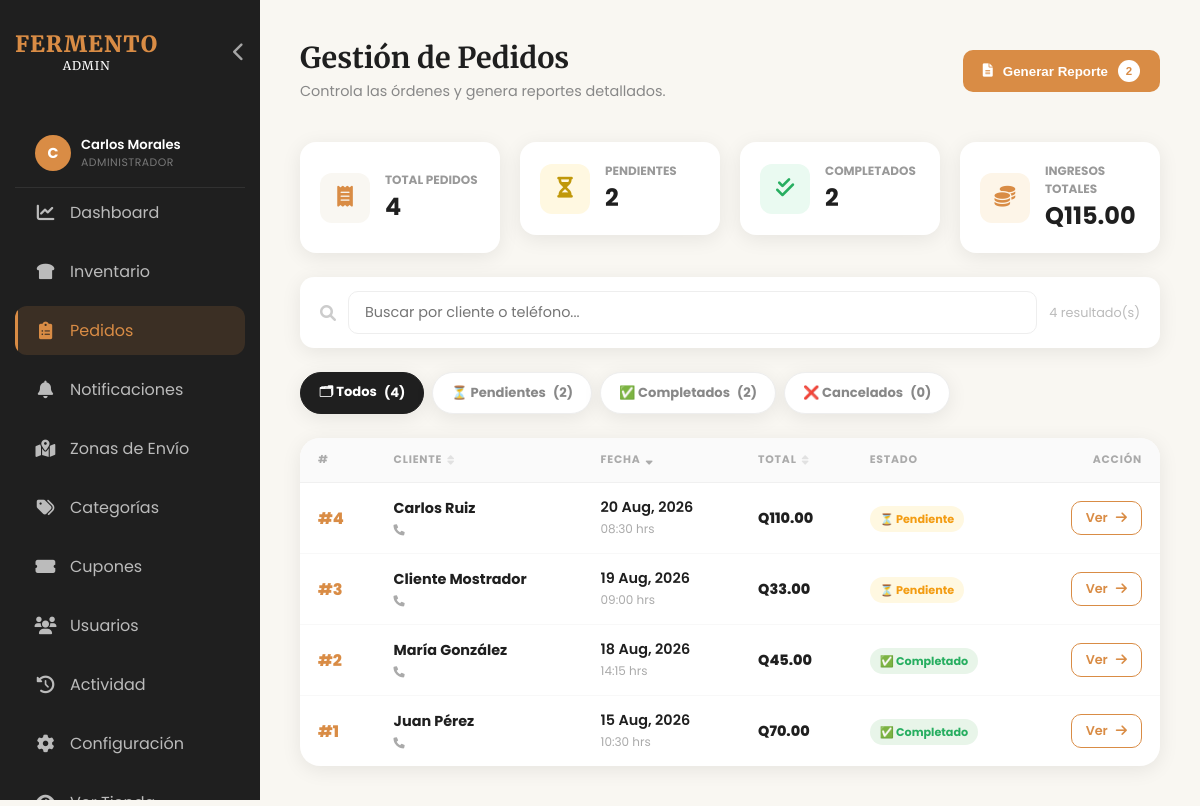
Page /admin/pedidos.php (signed in) on the committed database.
### tables this page shows
CREATE TABLE `pedidos` (
  `id`                      INT(11)       NOT NULL AUTO_INCREMENT,
  `usuario_id`              INT(11)       DEFAULT NULL,
  `nombre_cliente`          VARCHAR(100)  DEFAULT NULL,
  `direccion_envio`         TEXT          DEFAULT NULL,
  `telefono`                VARCHAR(20)   DEFAULT NULL,
  `total`                   DECIMAL(10,2) NOT NULL,
  `estado`                  VARCHAR(20)   DEFAULT 'pendiente',
  `fecha`                   DATETIME      DEFAULT CURRENT_TIMESTAMP,
  `notas`                   TEXT          DEFAULT NULL,
  `subtotal`                DECIMAL(10,2) DEFAULT 0.00,
  `costo_envio`             DECIMAL(10,2) DEFAULT 0.00,
  `descuento`               DECIMAL(10,2) DEFAULT 0.00,
  `zona_envio_id`           INT(11)       DEFAULT NULL,
  `cupon_id`                INT(11)       DEFAULT NULL,
  `cupon_codigo`            VARCHAR(50)   DEFAULT NULL,
  `metodo_contacto`         VARCHAR(20)   DEFAULT 'normal',
  `fecha_envio_programada`  DATE          DEFAULT NULL COMMENT 'Fecha elegida por el cliente para recibir el pedido',
  `hora_envio_programada`   TIME          DEFAULT NULL COMMENT 'Hora elegida por el cliente para recibir el pedido',
  PRIMARY KEY (`id`)
);

### admin/pedidos.php (the view, shortened to what this page needs)
<?php
require '../includes/db.php';
include 'includes/admin_header.php';
include 'includes/admin_nav.php';
$fEstado = $_GET['estado'] ?? 'todos';
$search  = trim($_GET['buscar'] ?? '');
$sortCols    = ['fecha' => 'fecha', 'total' => 'total', 'cliente' => 'nombre_cliente'];
$sortBy      = isset($_GET['sort']) && array_key_exists($_GET['sort'], $sortCols) ? $_GET['sort'] : 'fecha';
$sortDir     = (isset($_GET['dir']) && $_GET['dir'] === 'asc') ? 'ASC' : 'DESC';
$sortDirNext = ($sortDir === 'DESC') ? 'asc' : 'desc';
$sortCol     = $sortCols[$sortBy];
$perPage  = 20;
$page     = max(1, (int)($_GET['pag'] ?? 1));
$offset   = ($page - 1) * $perPage;
$params = []; $where = [];
$whereSQL = $where ? 'WHERE '.implode(' AND ',$where) : '';
$stmt = $pdo->prepare("SELECT * FROM pedidos $whereSQL ORDER BY $sortCol $sortDir LIMIT $perPage OFFSET $offset");
$stmt->execute($params);
$pedidos = $stmt->fetchAll(PDO::FETCH_ASSOC);
$totalP         = $pdo->query("SELECT COUNT(*) FROM pedidos")->fetchColumn();
$pendiente      = $pdo->query("SELECT COUNT(*) FROM pedidos WHERE estado='pendiente'")->fetchColumn();
$completo       = $pdo->query("SELECT COUNT(*) FROM pedidos WHERE estado='completado'")->fetchColumn();
$cancelado      = $pdo->query("SELECT COUNT(*) FROM pedidos WHERE estado='cancelado'")->fetchColumn();
$ventasTot      = $pdo->query("SELECT COALESCE(SUM(total),0) FROM pedidos WHERE estado='completado'")->fetchColumn();
$pedsPendientes = (int)$pendiente;
function estadoBadge($e) {
    $map = [
        'pendiente'             => ['badge-pending', '⏳ Pendiente'],
        'preparando'            => ['badge-pending', '🧑‍🍳 Preparando'],
        'en_camino'             => ['badge-pending', '🚚 En Camino'],
        'entregado'             => ['badge-success', '📦 Entregado'],
        'completado'            => ['badge-success', '✅ Completado'],
        'cancelado'             => ['badge-danger',  '❌ Cancelado'],
        'pendiente_confirmacion'=> ['badge-pending', '🔄 Por Confirmar']
    ];
    $d = $map[strtolower($e)] ?? ['badge-pending',$e];
    return "<span class=\"badge {$d[0]}\">{$d[1]}</span>";
}
?>
<div class="page-header">
    <div class="page-title">
        <h1>Gestión de Pedidos</h1>
        <p>Controla las órdenes y genera reportes detallados.</p>
    </div>
    <button onclick="abrirSelector()" class="btn-new" style="gap:10px;">
        <i class="fas fa-file-alt"></i> Generar Reporte
        <?php if($pedsPendientes > 0): ?>
        <span style="background:white;color:var(--accent-toast);border-radius:50%;width:22px;height:22px;font-size:.72rem;display:flex;align-items:center;justify-content:center;font-weight:800;"><?php echo $pedsPendientes; ?></span>
        <?php endif; ?>
    </button>
</div>
<div class="kpi-grid" style="grid-template-columns:repeat(auto-fit,minmax(185px,1fr));margin-bottom:24px;">
    <div class="kpi-card">
        <div class="kpi-icon"><i class="fas fa-receipt"></i></div>
        <div class="kpi-info"><h3>Total Pedidos</h3><p><?php echo $totalP; ?></p></div>
    </div>
    <a href="pedidos.php?estado=pendiente" style="text-decoration:none;color:inherit;">
        <div class="kpi-card" style="<?php echo $fEstado==='pendiente'?'border:2px solid #f1c40f;':'' ?>">
            <div class="kpi-icon" style="color:#c0980a;background:#fff8e1;"><i class="fas fa-hourglass-half"></i></div>
            <div class="kpi-info"><h3>Pendientes</h3><p><?php echo $pendiente; ?></p></div>
        </div>
    </a>
    <a href="pedidos.php?estado=completado" style="text-decoration:none;color:inherit;">
        <div class="kpi-card" style="<?php echo $fEstado==='completado'?'border:2px solid #27ae60;':'' ?>">
            <div class="kpi-icon" style="color:#27ae60;background:#eafaf1;"><i class="fas fa-check-double"></i></div>
            <div class="kpi-info"><h3>Completados</h3><p><?php echo $completo; ?></p></div>
        </div>
    </a>
    <div class="kpi-card">
        <div class="kpi-icon" style="color:#D98C45;background:#fdf5e8;"><i class="fas fa-coins"></i></div>
        <div class="kpi-info"><h3>Ingresos Totales</h3><p>Q<?php echo number_format($ventasTot,2); ?></p></div>
    </div>
</div>
<div class="orders-topbar">
    <form method="GET" style="display:contents;">
        <i class="fas fa-search" style="color:#ccc;"></i>
        <input type="text" name="buscar" value="<?php echo htmlspecialchars($search); ?>"
               class="search-input" placeholder="Buscar por cliente o teléfono..."
               oninput="this.form.submit()">
    </form>
    <span style="font-size:.8rem;color:#bbb;"><?php echo count($pedidos); ?> resultado(s)</span>
</div>
<div class="state-tabs">
    <?php $tabs=['todos'=>['🗂','Todos',"($totalP)",''],'pendiente'=>['⏳','Pendientes',"($pendiente)",'active-pend'],'completado'=>['✅','Completados',"($completo)",'active-comp'],'cancelado'=>['❌','Cancelados',"($cancelado)",'active-canc']];
    foreach($tabs as $val=>[$icon,$label,$count,$ac]):
        $cls=($fEstado===$val)?'active-tab '.$ac:''; ?>
    <a href="pedidos.php?estado=<?php echo $val; ?>&buscar=<?php echo urlencode($search); ?>" class="state-tab <?php echo $cls; ?>">
        <?php echo $icon.' '.$label; ?> <span><?php echo $count; ?></span>
    </a>
    <?php endforeach; ?>
</div>
<div class="orders-card">
    <table>
        <thead>
            <tr>
                <th>#</th>
                <?php
                    function sortUrl($col, $sortBy, $sortDirNext, $fEstado, $search) {
                        $dir = ($sortBy === $col) ? $sortDirNext : 'desc';
                        return "pedidos.php?estado=$fEstado&buscar=".urlencode($search)."&sort=$col&dir=$dir";
                    }
                    function sortIcon($col, $sortBy, $sortDir) {
                        if ($sortBy !== $col) return '<i class="fas fa-sort" style="opacity:0.3"></i>';
                        return $sortDir === 'ASC' ? '<i class="fas fa-sort-up"></i>' : '<i class="fas fa-sort-down"></i>';
                    }
                ?>
                <th>
                    <a href="<?php echo sortUrl('cliente', $sortBy, $sortDirNext, $fEstado, $search); ?>" style="color:inherit;text-decoration:none;display:flex;align-items:center;gap:5px;">
                        Cliente <?php echo sortIcon('cliente', $sortBy, $sortDir); ?>
                    </a>
                </th>
                <th>
                    <a href="<?php echo sortUrl('fecha', $sortBy, $sortDirNext, $fEstado, $search); ?>" style="color:inherit;text-decoration:none;display:flex;align-items:center;gap:5px;">
                        Fecha <?php echo sortIcon('fecha', $sortBy, $sortDir); ?>
                    </a>
                </th>
                <th>
                    <a href="<?php echo sortUrl('total', $sortBy, $sortDirNext, $fEstado, $search); ?>" style="color:inherit;text-decoration:none;display:flex;align-items:center;gap:5px;">
                        Total <?php echo sortIcon('total', $sortBy, $sortDir); ?>
                    </a>
                </th>
                <th>Estado</th>
                <th style="text-align:right;">Acción</th>
            </tr>
        </thead>
        <tbody>
        <?php if(empty($pedidos)): ?>
            <tr><td colspan="6" style="text-align:center;padding:80px;color:#ccc;">
                <i class="fas fa-inbox" style="font-size:2.5rem;display:block;margin-bottom:12px;"></i>
                No hay pedidos en esta sección.
            </td></tr>
        <?php else: foreach($pedidos as $p): ?>
            <tr style="cursor:pointer;" onclick="location.href='ver_pedido.php?id=<?php echo $p['id']; ?>'">
                <td data-label="Orden"><span class="order-num">#<?php echo $p['id']; ?></span></td>
                <td data-label="Cliente">
                    <div class="client-name"><?php echo htmlspecialchars($p['nombre_cliente']); ?></div>
                    <div class="client-tel" style="display:flex; align-items:center; gap:8px;">
                        <span><i class="fas fa-phone" style="font-size:.7rem;"></i> <?php echo htmlspecialchars($p['telefono']); ?></span>
                    </div>
                </td>
                <td data-label="Fecha">
                    <div style="font-weight:600;"><?php echo date('d M, Y', strtotime($p['fecha'])); ?></div>
                    <small style="color:#aaa;"><?php echo date('H:i', strtotime($p['fecha'])); ?> hrs</small>
                </td>
                <td data-label="Total" class="order-total">Q<?php echo number_format($p['total'],2); ?></td>
                <td data-label="Estado"><?php echo estadoBadge($p['estado']); ?></td>
                <td style="text-align:right;" onclick="event.stopPropagation()">
                    <a href="ver_pedido.php?id=<?php echo $p['id']; ?>" class="btn-new btn-outline" style="padding:7px 14px;font-size:.8rem;">
                        Ver <i class="fas fa-arrow-right"></i>
                    </a>
                </td>
            </tr>
        <?php endforeach; endif; ?>
        </tbody>
    </table>
</div>
<?php include 'includes/admin_footer.php'; ?>

### admin/assets/css/admin-new.css (style rules this page uses)
:root { --bg-cream: #F9F7F2; --text-black: #1F1F1F; --accent-toast: #D98C45; --accent-light: #F2D5B5; --sidebar-width: 260px; --white: #ffffff; --gray-light: #f4f4f4; --success: #27ae60; --warning: #f1c40f; --danger: #e74c3c; --shadow: 0 4px 20px rgba(0,0,0,0.08); }
* { box-sizing: border-box; margin: 0; padding: 0; }
body { font-family: 'Poppins', sans-serif; background-color: var(--bg-cream); color: var(--text-black); display: flex; min-height: 100vh; }
.page-header { margin-bottom: 40px; display: flex; justify-content: space-between; align-items: center; flex-wrap: wrap; gap: 20px; }
.page-title h1 { font-family: 'Merriweather', serif; font-size: 1.8rem; margin-bottom: 5px; }
.page-title p { color: #888; font-size: 0.9rem; }
.kpi-grid { display: grid; grid-template-columns: repeat(auto-fit, minmax(220px, 1fr)); gap: 20px; margin-bottom: 30px; }
.kpi-card { background: var(--white); padding: 20px; border-radius: 16px; display: flex; align-items: center; gap: 15px; box-shadow: var(--shadow); transition: transform 0.25s cubic-bezier(0.34, 1.56, 0.64, 1), box-shadow 0.25s ease; cursor: default; }
.kpi-icon { width: 50px; height: 50px; border-radius: 12px; background: var(--bg-cream); color: var(--accent-toast); display: flex; align-items: center; justify-content: center; font-size: 1.3rem; flex-shrink: 0; }
.kpi-info h3 { font-size: 0.75rem; text-transform: uppercase; color: #999; }
.kpi-info p { font-size: 1.5rem; font-weight: 700; }
table { width: 100%; border-collapse: collapse; }
th { background: #fdfdfd; padding: 15px 20px; text-align: left; font-size: 0.75rem; text-transform: uppercase; letter-spacing: 0.5px; color: #999; border-bottom: 1px solid #f0f0f0; }
td { padding: 15px 20px; border-bottom: 1px solid #f8f8f8; font-size: 0.9rem; }
.badge { padding: 5px 10px; border-radius: 50px; font-size: 0.7rem; font-weight: 700; white-space: nowrap; }
.badge-pending { background: #fff8e1; color: #f39c12; }
.badge-success { background: #e8f5e9; color: #27ae60; }
.btn-new { background: var(--accent-toast); color: white; padding: 10px 20px; border-radius: 10px; text-decoration: none; font-weight: 600; display: inline-flex; align-items: center; gap: 8px; border: none; cursor: pointer; transition: background 0.25s ease, transform 0.2s cubic-bezier(0.34, 1.56, 0.64, 1), box-shadow 0.25s ease; position: relative; overflow: hidden; }
.btn-new::after { content: ''; position: absolute; width: 120%; height: 120%; left: -10%; top: -10%; background: rgba(255,255,255,0.15); transform: scaleX(0); transform-origin: left; transition: transform 0.35s ease; border-radius: inherit; }
.btn-outline { background: transparent; border: 1px solid var(--accent-toast); color: var(--accent-toast); }
tbody tr { transition: background 0.2s ease, transform 0.2s ease; }
.badge-success { animation: pulseBadge 2.5s infinite; }
.kpi-icon { transition: transform 0.3s ease; }

### admin/pedidos.php (style rules this page uses)
.orders-topbar { display:flex; gap:12px; flex-wrap:wrap; align-items:center; background:white; border-radius:14px; padding:14px 20px; box-shadow:var(--shadow); margin-bottom:24px; }
.search-input { flex:1; min-width:200px; padding:10px 16px; border:1.5px solid #eee; border-radius:10px; font-family:'Poppins'; font-size:.9rem; transition:border-color .2s; }
.state-tabs { display:flex; gap:8px; flex-wrap:wrap; margin-bottom:24px; }
.state-tab { padding:9px 18px; border-radius:50px; font-size:.82rem; font-weight:700; text-decoration:none; color:#888; background:white; border:1.5px solid #eee; box-shadow:var(--shadow); transition:all .2s; display:flex; align-items:center; gap:7px; }
.state-tab.active-tab { background:var(--text-black); color:white; border-color:var(--text-black); }
.orders-card { background:white; border-radius:20px; overflow:hidden; box-shadow:var(--shadow); }
.orders-card table { width:100%; border-collapse:collapse; }
.orders-card thead th { padding:14px 18px; background:#fafafa; font-size:.68rem; text-transform:uppercase; letter-spacing:.8px; color:#aaa; font-weight:700; border-bottom:1px solid #f0f0f0; text-align:left; }
.orders-card tbody td { padding:14px 18px; border-bottom:1px solid #f8f8f8; font-size:.9rem; vertical-align:middle; }
.orders-card tbody tr:last-child td { border-bottom:none; }
.order-num { font-weight:800; color:var(--accent-toast); font-size:1rem; }
.client-name { font-weight:700; }
.client-tel { font-size:.78rem; color:#aaa; margin-top:2px; }
.order-total { font-weight:800; font-size:1.05rem; }

### rows in the picture
pedidos: id "4", nombre_cliente "Carlos Ruiz", fecha "20 Aug, 2026", fecha "08:30", total "110.00", estado "⏳ Pendiente"
pedidos: id "3", nombre_cliente "Cliente Mostrador", fecha "19 Aug, 2026", fecha "09:00", total "33.00", estado "⏳ Pendiente"
pedidos: id "2", nombre_cliente "María González", fecha "18 Aug, 2026", fecha "14:15", total "45.00", estado "✅ Completado"
pedidos: id "1", nombre_cliente "Juan Pérez", fecha "15 Aug, 2026", fecha "10:30", total "70.00", estado "✅ Completado"

### other values in the picture
substr($_SESSION['user_nombre'] ?? $_SESSION['nombre'] ?? 'A', 0, 1) "C"
$_SESSION['user_nombre'] "Carlos Morales"
$rolLabels[$_SESSION['user_rol'] ?? 'admin'] "ADMINISTRADOR"
$pedsPendientes "2"
$totalP "4"
$pendiente "2"
$completo "2"
$ventasTot "115.00"
count($pedidos) "4"
$icon "🗂"
$label "Todos"
$count "(4)"
$icon "⏳"
$label "Pendientes"
$count "(2)"
